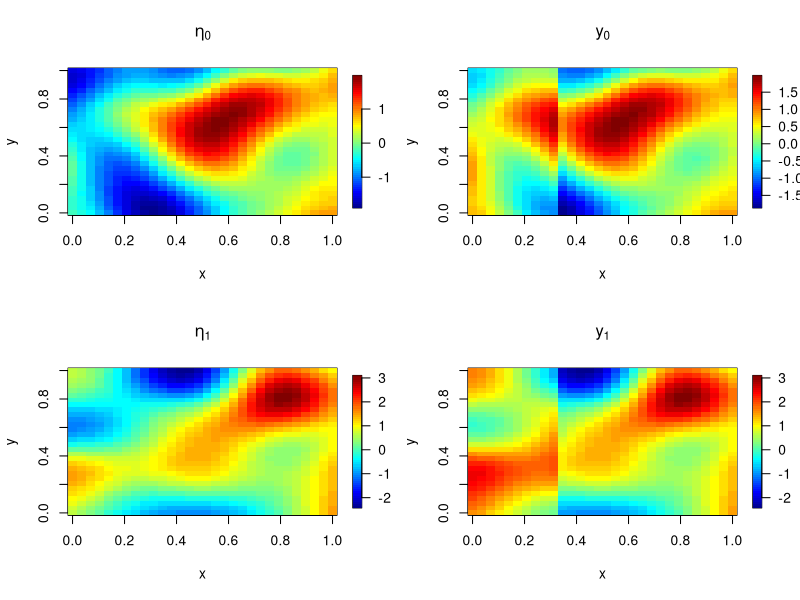

The R source for this figure:
# Carregar pacotes necessários
library(fields)
library(sp)

# Malha espacial
x <- seq(0, 1, length = 30)
y <- seq(0, 1, length = 30)
xy <- expand.grid(x = x, y = y)
n <- nrow(xy)

# Covariável simples (região com valor 1, resto 0)
covariavel <- matrix(0, nrow = length(x), ncol = length(y))
covariavel[1:10, ] <- 1
X <- as.numeric(covariavel)

# Função de covariância (Gaussiana)
D <- as.matrix(dist(xy))
C <- exp(-D^2 / 0.1)

# Decomposição espectral para simular GP
eigenC <- eigen(C, symmetric = TRUE)
eigenC$values[eigenC$values < 0] <- 0 # remover pequenos valores negativos

# Simular eta_0 ~ GP(0, C)
set.seed(123)
z0 <- rnorm(n)
eta_0 <- eigenC$vectors %*% (sqrt(eigenC$values) * z0)

# Resposta no tempo 0
beta <- 1
y_0 <- eta_0 + beta * X

# Simular eta_1 ~ GP(phi * eta_0, C)
phi <- 0.4
z1 <- rnorm(n)
eta_1 <- phi * eta_0 + eigenC$vectors %*% (sqrt(eigenC$values) * z1)

# Resposta no tempo 1
y_1 <- eta_1 + beta * X

# Visualizações
par(mfrow = c(2, 2))
fields::image.plot(x, y, matrix(eta_0, nrow = length(x)), main = expression(eta[0]))
fields::image.plot(x, y, matrix(y_0, nrow = length(x)), main = expression(y[0]))
fields::image.plot(x, y, matrix(eta_1, nrow = length(x)), main = expression(eta[1]))
fields::image.plot(x, y, matrix(y_1, nrow = length(x)), main = expression(y[1]))
